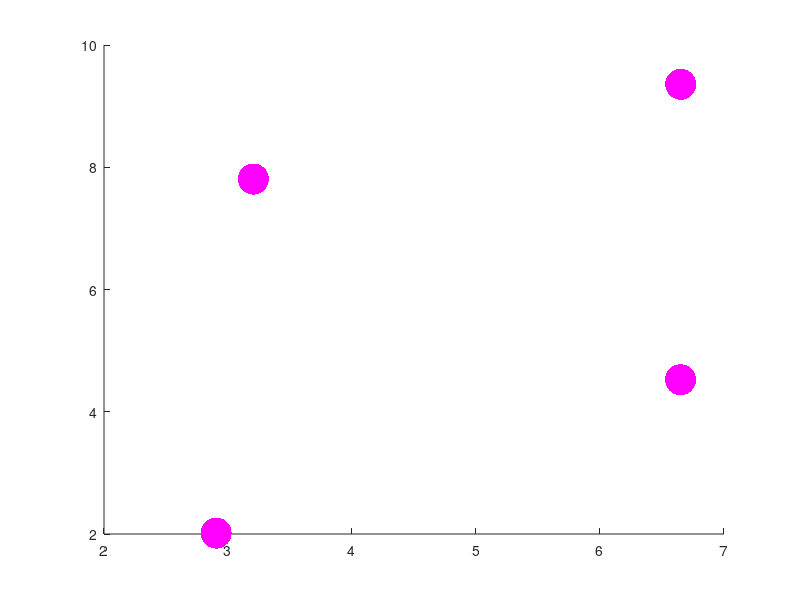

Source code (MATLAB): (Note: this script raises an error after producing the figure.)
hold on
scatter(rand(1,4)*10,rand(1,4)*10,500,'m','fill');
cp=['g' 'b' 'c' 'k' 'r'];
start=rand(1,1);
endp=[9 9];
for i=1:5
    x=[start x(i)+rand(1,5)*10 endp];
    y=[start y(i)+rand(1,5)*10 endp];
    plot(x,y,cp(i),'linewidth',0.5);
    text(x,y,'q');
    
 
end
legend('radar','2','3','4','5',0)
hold off
grid on